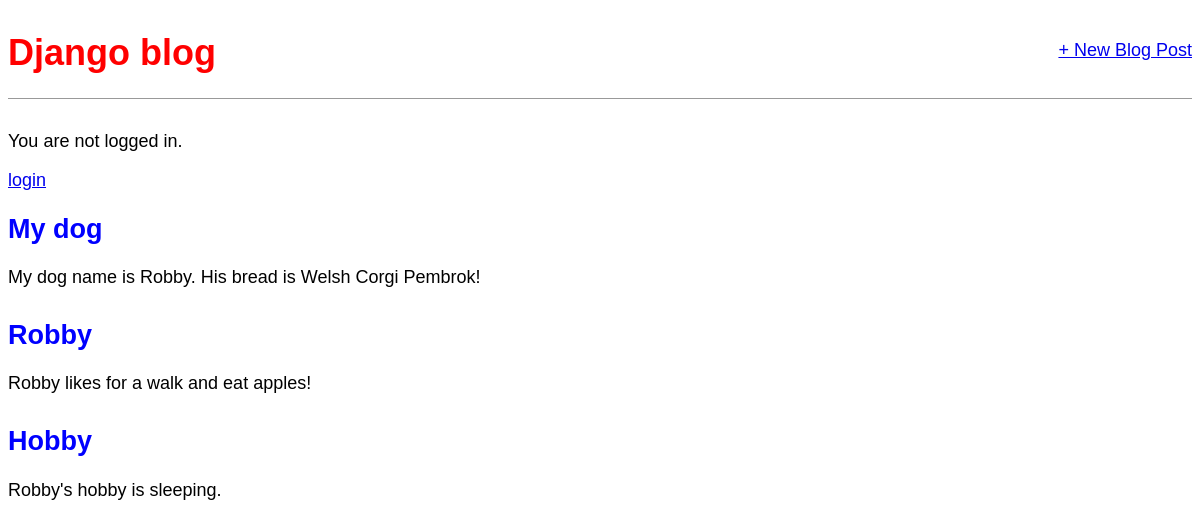
Before: / with the older database file.
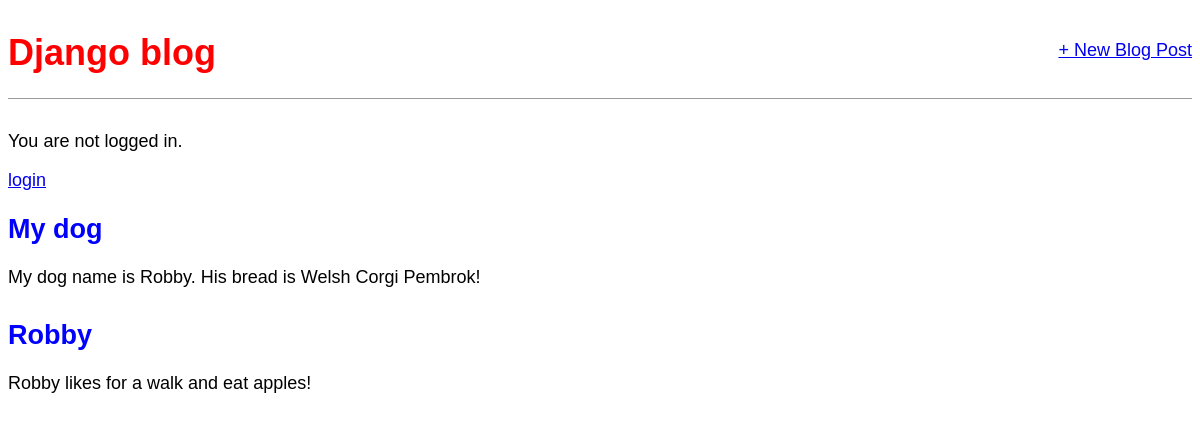
After: the same page with the newer database file.
### blog/models.py (models this page shows, shortened)
class Post(models.Model):
    title = models.CharField(max_length=200)
    author = models.ForeignKey(
        'auth.User',
        on_delete=models.CASCADE
    )
    body = models.TextField()

### blog/views.py (the view)
# urls.py: path('', views.BlogListView.as_view(), name='home'),
class BlogListView(ListView):
    model = Post
    template_name = "home.html"

### templates/home.html
{% extends 'base.html' %}
{% block content %}
    {% for post in object_list %}
        <div class="post-entry">
            <h2><a href="{% url 'post_detail' post.pk %}">{{ post.title }}</a></h2>
            <p>{{ post.body }}</p>
        </div>
    {% endfor %}
{% endblock %}

### templates/base.html (shortened to what this page needs)
<!DOCTYPE html>
{% load static %}
<html lang="en">
<head>
    <link rel="stylesheet" href="{% static 'css/base.css' %}">
</head>
<body>
    <div class = "container">
        <header>
            <div class = "nav-left">
                <h1><a href="/">Django blog</a></h1>
            </div>
            <div class = "nav-right">
                <a href="{% url 'post_new' %}">+ New Blog Post</a>
            </div>
        </header>
    {% if user.is_authenticated %}
        <p>Hi {{ user.username }}!</p>
        <p><a href="{% url 'logout' %}">logout</a></p>
    {% else %}
    <p>You are not logged in.</p>
        <a href="{% url 'login' %}">login</a>
    {% endif %}
    <div class="container">
         {% block content %}
         {% endblock %}
    </div>
    </div>
</body>
</html>

### static/css/base.css (style rules this page uses)
body { font-family: 'Source Sans Pro', sans-serif; font-size: 18px; }
header { border-bottom: 1px solid #999; margin-bottom: 2rem; display: flex; }
header h1 a { color: red; text-decoration: none; }
.nav-left { margin-right: auto; }
.nav-right { display: flex; padding-top: 2rem; }
.post-entry { margin-bottom: 2rem; }
.post-entry h2 a, .post-entry h2 a:visited { color: blue; text-decoration: none; }
.post-entry p { margin: 0; font-weight: 400; }

Changed rows visible on the page:
removed Post: title "Hobby", body "Robby's hobby is sleeping."
